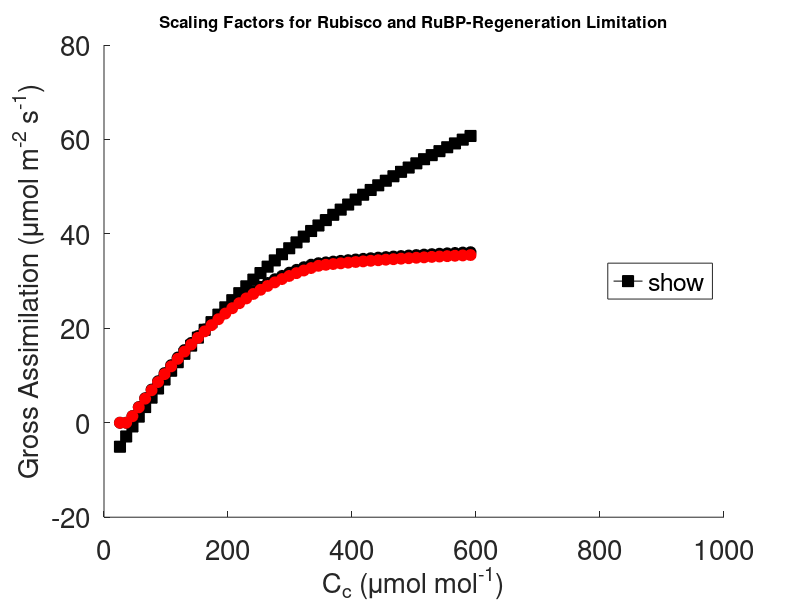

The MATLAB script that drew this image:
% Plot results of plot_models
load('Farq_ePhoto_models.mat')

% Create figure
figure;
hold on;

% Specify Cc and Gross Assimilation data for FvCB model
FvCB_x = Farq_Matrix(:,5); %Cc
FvCB_y = Farq_Matrix(:,6); %Gross A

% Plot FvCB points with markers and dashed lines
plot(FvCB_x, FvCB_y, 'Marker','square', ...   % '--o' specifies dashed line with circle markers
                     'MarkerFaceColor', 'k', ... % k=black markers and line
                     'MarkerEdgeColor', 'k', ...
                     'MarkerSize', 8, ...
                     'Color','k',...
                     'DisplayName', 'FvCB');

% Specify Cc and Gross Assimilation data for non-tuned ePhotosynthesis
% model (both alphas = 1)
ePhoto_x = ePhoto_Matrix_1(:,5);
ePhoto_y = ePhoto_Matrix_1(:,6);

ePhoto_opt_x = ePhoto_Matrix_2(:,5);
ePhoto_opt_y = ePhoto_Matrix_2(:,6);

% Plot Cc (x) against Gross Assimilation (y) for alpha values=1 (black dashed lines)
plot(ePhoto_x, ePhoto_y, ...
            '--o', ...
            'Color', 'k', ...
            'MarkerFaceColor', 'k', ... % k=black markers and line
            'MarkerEdgeColor', 'k', ...
            'MarkerSize', 8, ...
            'Color','k',...
            'DisplayName', 'ePhotosynthesis (α_Enzymes = 1, α_Rubisco = 1)');

% Plot Cc (x) against Gross Assimilation (y) for optimised alpha values (red dashed lines)
plot(ePhoto_opt_x, ePhoto_opt_y, ...
            '--o', ...
            'Color', 'r', ...
            'MarkerFaceColor', 'r', ... % k=black markers and line
            'MarkerEdgeColor', 'r', ...
            'MarkerSize', 8, ...
            'Color','r',...
            'DisplayName', 'ePhotosynthesis (α_Enzymes = 0.98, α_Rubisco = 0.96)');
hold off;
% 
% % Set the x-axis limits from 0 to 700
xlim([0 1000]);
set(gca, 'FontSize', 20); 
% 
% % Add labels, title, and legend
xlabel('C_c (μmol mol^{-1})','FontSize',20);
ylabel('Gross Assimilation (μmol m^{-2} s^{-1})','FontSize',20');
title('Scaling Factors for Rubisco and RuBP-Regeneration Limitation','FontSize',12');

% Add legend, including FvCB
legend('show', 'Location', 'east');
